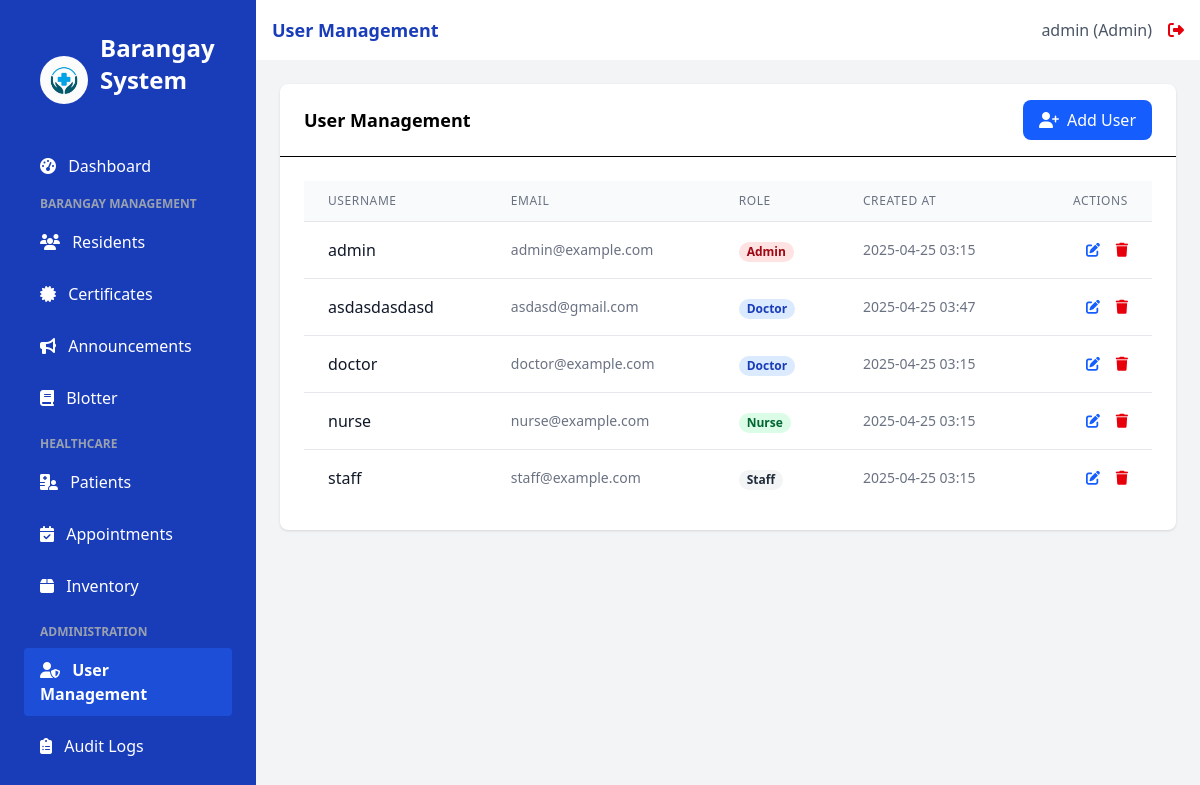
Screenshot of /users (signed in) with the database file from the repository.
### app.py (models this page shows, shortened)
class User(UserMixin, db.Model):
    id = db.Column(db.Integer, primary_key=True)
    username = db.Column(db.String(100), unique=True, nullable=False)
    email = db.Column(db.String(100), unique=True, nullable=False)
    password_hash = db.Column(db.String(200), nullable=False)
    role = db.Column(db.String(20), nullable=False, default='staff')  # admin, doctor, nurse, staff
    created_at = db.Column(db.DateTime, default=datetime.utcnow)
    issued_certificates = db.relationship('Certificate', backref='issuer', lazy=True)

### app.py (the view)
@app.route('/users')
@login_required
@role_required(['admin'])
def users():
    all_users = User.query.order_by(User.username).all() # Fetch all users from the database
    print(f"--- Debug: Fetched users for /users page: {[user.username for user in all_users]} ---")
    return render_template('users.html', users=all_users, title='User Management')

### app.py (called while the page is built)
@login_manager.user_loader
def load_user(user_id):
    return User.query.get(int(user_id))

def role_required(roles):
    def decorator(f):
        @wraps(f)
        def decorated_function(*args, **kwargs):
            if not current_user.is_authenticated or current_user.role not in roles:
                flash('You do not have permission to access this page.', 'danger')
                return redirect(url_for('login'))
            return f(*args, **kwargs)
        return decorated_function
    return decorator

### templates/users.html
{% extends 'base.html' %}
{% block content %}
<div class="bg-white rounded-lg shadow">
    <div class="border-b px-6 py-4 flex items-center justify-between">
        <h2 class="font-semibold text-lg">User Management</h2>
        <a href="{{ url_for('add_user') }}" class="bg-blue-600 hover:bg-blue-700 text-white px-4 py-2 rounded-lg flex items-center">
            <i class="fas fa-user-plus mr-2"></i> Add User
        </a>
    </div>
    <div class="p-6 overflow-x-auto">
        <table class="min-w-full divide-y divide-gray-200">
            <thead class="bg-gray-50">
                <tr>
                    <th scope="col" class="px-6 py-3 text-left text-xs font-medium text-gray-500 uppercase tracking-wider">Username</th>
                    <th scope="col" class="px-6 py-3 text-left text-xs font-medium text-gray-500 uppercase tracking-wider">Email</th>
                    <th scope="col" class="px-6 py-3 text-left text-xs font-medium text-gray-500 uppercase tracking-wider">Role</th>
                    <th scope="col" class="px-6 py-3 text-left text-xs font-medium text-gray-500 uppercase tracking-wider">Created At</th>
                    <th scope="col" class="px-6 py-3 text-right text-xs font-medium text-gray-500 uppercase tracking-wider">Actions</th>
                </tr>
            </thead>
            <tbody class="bg-white divide-y divide-gray-200">
                {% if users %}
                    {% for user in users %}
                    <tr>
                        <td class="px-6 py-4 whitespace-nowrap">
                            <div class="font-medium text-gray-900">{{ user.username }}</div>
                        </td>
                        <td class="px-6 py-4 whitespace-nowrap text-sm text-gray-500">
                            {{ user.email }}
                        </td>
                        <td class="px-6 py-4 whitespace-nowrap">
                            <span class="px-2 inline-flex text-xs leading-5 font-semibold rounded-full
                                {% if user.role == 'admin' %}bg-red-100 text-red-800
                                {% elif user.role == 'doctor' %}bg-blue-100 text-blue-800
                                {% elif user.role == 'nurse' %}bg-green-100 text-green-800
                                {% else %}bg-gray-100 text-gray-800{% endif %}">
                                {{ user.role|capitalize }}
                            </span>
                        </td>
                        <td class="px-6 py-4 whitespace-nowrap text-sm text-gray-500">
                            {{ user.created_at.strftime('%Y-%m-%d %H:%M') }}
                        </td>
                        <td class="px-6 py-4 whitespace-nowrap text-right text-sm font-medium">
                            <a href="{{ url_for('edit_user', id=user.id) }}" class="text-blue-600 hover:text-blue-900 mr-3" title="Edit User">
                                <i class="fas fa-edit"></i>
                            </a>
                            <form action="{{ url_for('delete_user', id=user.id) }}" method="POST" class="inline" onsubmit="return confirm('Are you sure you want to delete this user?');">
                                <button type="submit" class="text-red-600 hover:text-red-900" title="Delete User">
                                    <i class="fas fa-trash"></i>
                                </button>
                            </form>
                        </td>
                    </tr>
                    {% endfor %}
                {% else %}
                    <tr>
                        <td colspan="5" class="px-6 py-4 text-center text-sm text-gray-500">
                            No users found.
                        </td>
                    </tr>
                {% endif %}
            </tbody>
        </table>
    </div>
</div>
{% endblock %}

### templates/base.html (shortened to what this page needs)
<!DOCTYPE html>
<html lang="en">
<head>
    <script src="https://cdn.jsdelivr.net/npm/@tailwindcss/browser@4"></script>
    <link rel="stylesheet" href="https://cdnjs.cloudflare.com/ajax/libs/font-awesome/6.4.0/css/all.min.css">
</head>
<body class="bg-gray-50 flex h-screen">
    <div class="bg-blue-800 text-white w-64 py-4 flex-shrink-0 hidden md:block">
        <div class="px-6">
            <div class="p-4 flex items-center">
                <img src="{{ url_for('static', filename='images/logo.jpg') }}" alt="Barangay Logo" class="h-12 w-12 mr-3 rounded-full">
                <h1 class="text-2xl font-bold mb-8">Barangay System</h1>
            </div>
            <nav>
                <a href="{{ url_for('index') }}" class="sidebar-link block py-2.5 px-4 rounded transition duration-200 {% if request.path == url_for('index') %}sidebar-active{% else %}hover:bg-blue-700{% endif %} mb-2">
                    <i class="fas fa-tachometer-alt mr-2"></i> Dashboard
                </a>
                {% if current_user.role != 'doctor' and current_user.role != 'nurse' %}
                <div class="mb-4">
                    <p class="text-xs uppercase text-gray-400 font-semibold mb-2 pl-4">Barangay Management</p>
                    <a href="{{ url_for('residents') }}" class="sidebar-link block py-2.5 px-4 rounded transition duration-200 {% if request.path == url_for('residents') %}sidebar-active{% else %}hover:bg-blue-700{% endif %} mb-2">
                        <i class="fas fa-users mr-2"></i> Residents
                    </a>
                    <a href="{{ url_for('certificates') }}" class="sidebar-link block py-2.5 px-4 rounded transition duration-200 {% if request.path == url_for('certificates') %}sidebar-active{% else %}hover:bg-blue-700{% endif %} mb-2">
                        <i class="fas fa-certificate mr-2"></i> Certificates
                    </a>
                    <a href="{{ url_for('announcements') }}" class="sidebar-link block py-2.5 px-4 rounded transition duration-200 {% if request.path == url_for('announcements') %}sidebar-active{% else %}hover:bg-blue-700{% endif %} mb-2">
                        <i class="fas fa-bullhorn mr-2"></i> Announcements
                    </a>
                    <a href="{{ url_for('blotter') }}" class="sidebar-link block py-2.5 px-4 rounded transition duration-200 {% if request.path.startswith('/blotter') %}sidebar-active{% else %}hover:bg-blue-700{% endif %} mb-2">
                        <i class="fas fa-book mr-2"></i> Blotter
                    </a>
                </div>
                {% endif %}
                {% if current_user.role != 'staff' %}
                <div class="mb-4">
                    <p class="text-xs uppercase text-gray-400 font-semibold mb-2 pl-4">Healthcare</p>
                    <a href="{{ url_for('patients') }}" class="sidebar-link block py-2.5 px-4 rounded transition duration-200 {% if request.path == url_for('patients') %}sidebar-active{% else %}hover:bg-blue-700{% endif %} mb-2">
                        <i class="fas fa-hospital-user mr-2"></i> Patients
                    </a>
                    <a href="{{ url_for('appointments') }}" class="sidebar-link block py-2.5 px-4 rounded transition duration-200 {% if request.path == url_for('appointments') %}sidebar-active{% else %}hover:bg-blue-700{% endif %} mb-2">
                        <i class="fas fa-calendar-check mr-2"></i> Appointments
                    </a>
                    <a href="{{ url_for('inventory') }}" class="sidebar-link block py-2.5 px-4 rounded transition duration-200 {% if request.path == url_for('inventory') %}sidebar-active{% else %}hover:bg-blue-700{% endif %} mb-2">
                        <i class="fas fa-box mr-2"></i> Inventory
                    </a>
                </div>
                {% endif %}
                {% if current_user.is_authenticated and current_user.role == 'admin' %}
                <div class="mb-4">
                    <p class="text-xs uppercase text-gray-400 font-semibold mb-2 pl-4">Administration</p>
                    <a href="{{ url_for('users') }}" class="sidebar-link block py-2.5 px-4 rounded transition duration-200 {% if request.path == url_for('users') %}sidebar-active{% else %}hover:bg-blue-700{% endif %} mb-2">
                        <i class="fas fa-user-shield mr-2"></i> User Management
                    </a>
                    <a href="{{ url_for('audit_logs') }}" class="sidebar-link block py-2.5 px-4 rounded transition duration-200 {% if request.path == url_for('audit_logs') %}sidebar-active{% else %}hover:bg-blue-700{% endif %} mb-2">
                        <i class="fas fa-clipboard-list mr-2"></i> Audit Logs
                    </a>
                </div>
                {% endif %}
            </nav>
        </div>
    </div>
    <div class="flex-1 flex flex-col overflow-hidden">
        <header class="bg-white shadow-sm py-4 px-4">
            <div class="flex items-center justify-between">
                <div class="text-lg font-semibold text-blue-800">{{ title }}</div>
                {% if current_user.is_authenticated %}
                <div class="flex items-center">
                    <span class="text-gray-600 mr-4">{{ current_user.username }} ({{ current_user.role|capitalize }})</span>
                    <a href="{{ url_for('logout') }}" class="text-red-600 hover:text-red-800">
                        <i class="fas fa-sign-out-alt"></i>
                    </a>
                </div>
                {% endif %}
            </div>
        </header>
        <main class="flex-1 overflow-x-hidden overflow-y-auto bg-gray-100 p-6">
            {% block content %}{% endblock %}
        </main>
    </div>
</body>
</html>

### templates/base.html (style rules this page uses)
.sidebar-active { background-color: #1D4ED8; color: white; font-weight: 600; }

### rows the page displays
User: username "admin", role "Admin", email "admin@example.com", created_at "2025-04-25 03:15"
User: username "asdasdasdasd", email "asdasd@gmail.com", role "Doctor", created_at "2025-04-25 03:47"
User: username "doctor", email "doctor@example.com", role "Doctor", created_at "2025-04-25 03:15"
User: username "nurse", email "nurse@example.com", role "Nurse", created_at "2025-04-25 03:15"
User: username "staff", email "staff@example.com", role "Staff", created_at "2025-04-25 03:15"

### other values shown
{{ title }} "User Management"
